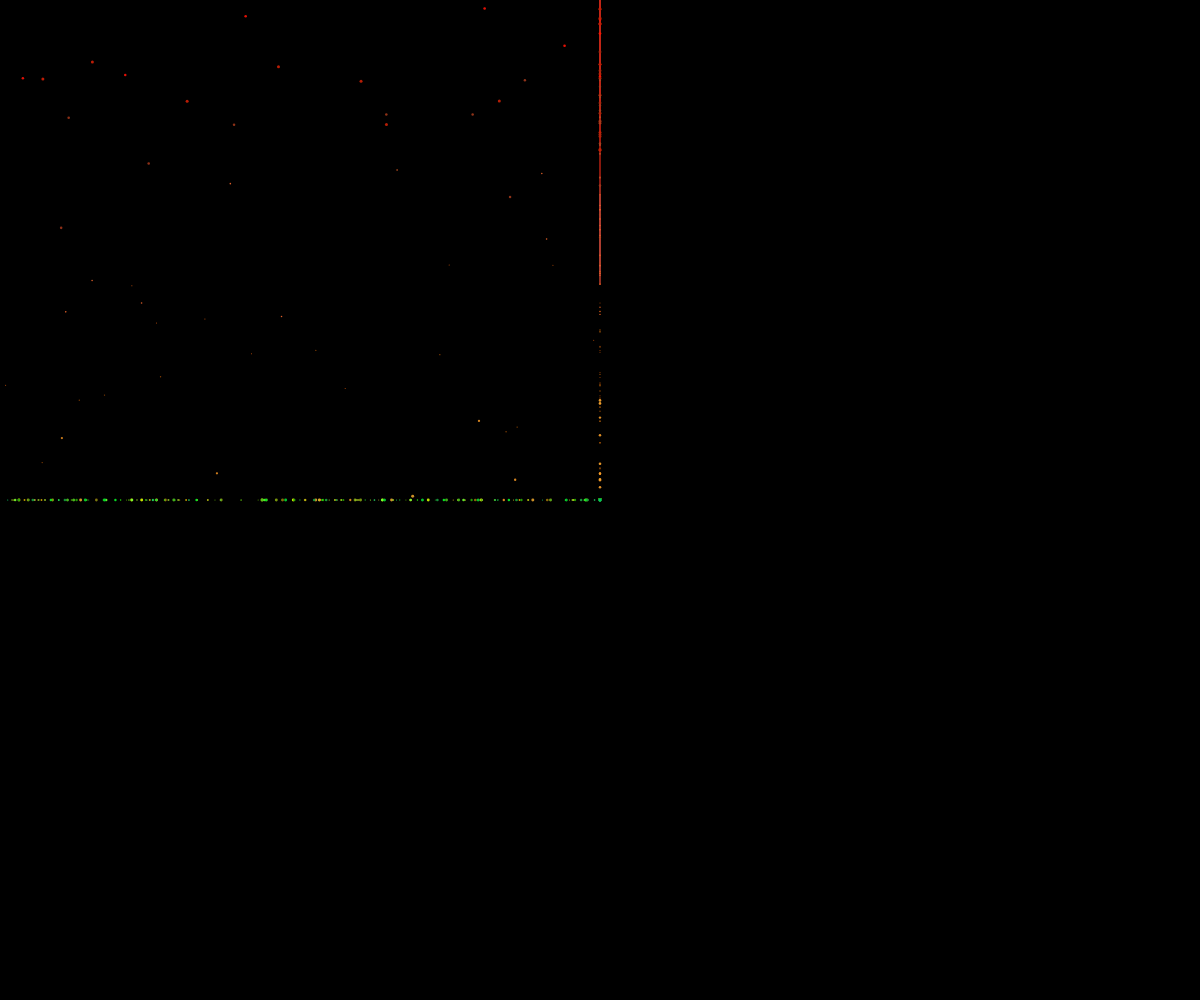
Frame 1 (no input)
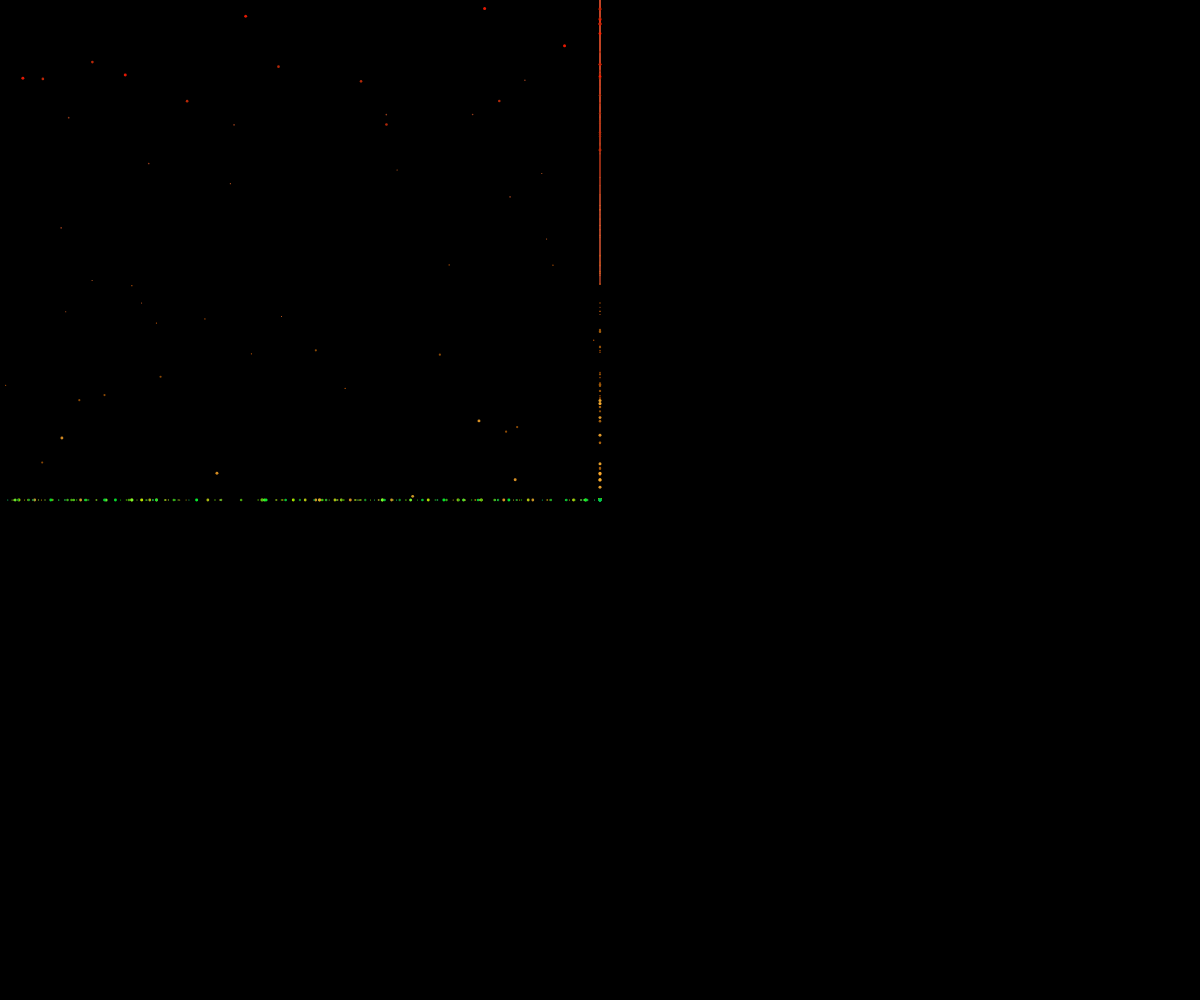
Frame 60 (no input)
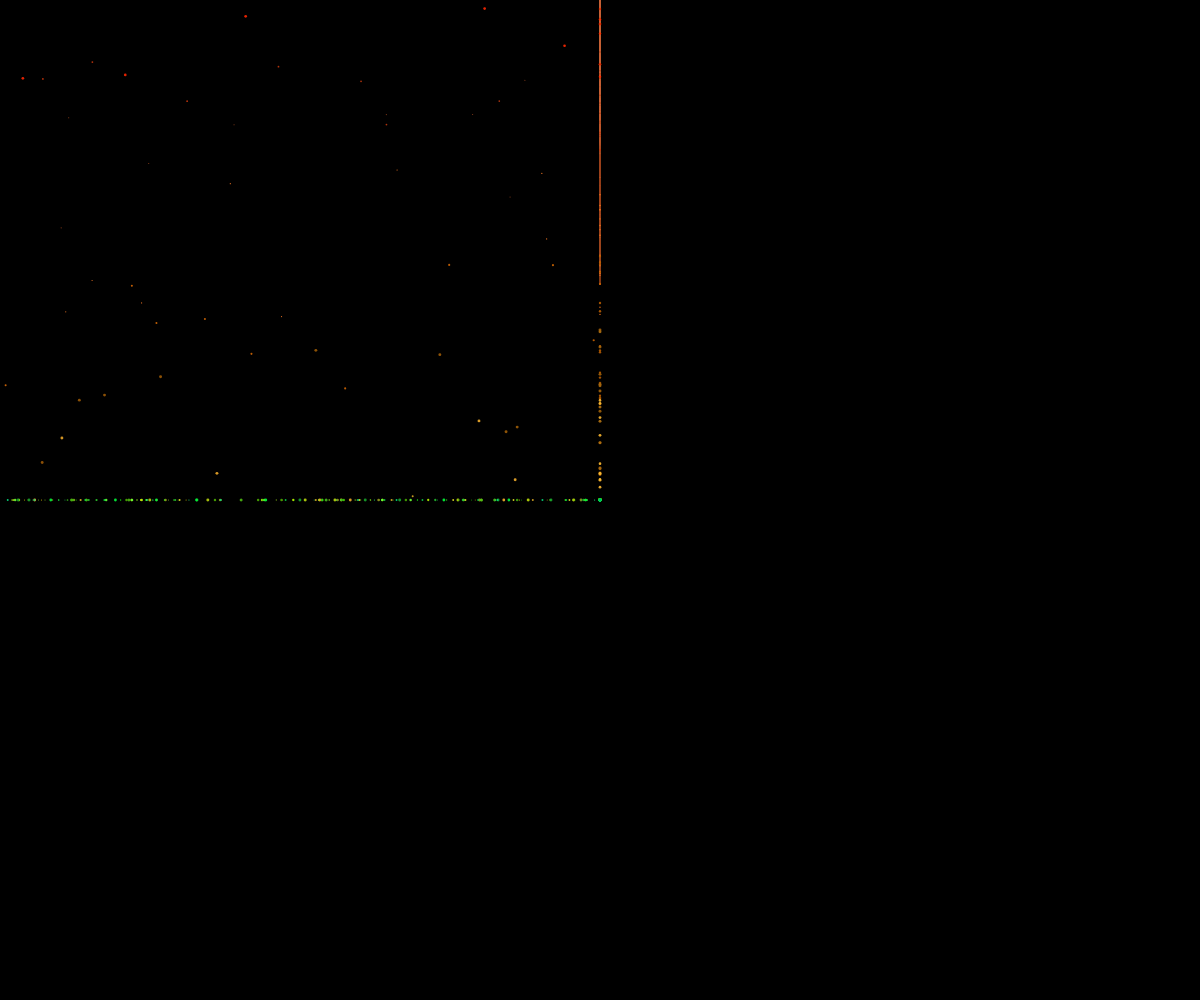
Frame 120 (the mouse pressed at the canvas centre since frame 60)

The p5.js sketch that drew these frames (run headless with seeded random() and noise() and a simulated clock; from frame 60 on, the mouse is pressed at the canvas centre):

// p5.js sketch
// ── sketch.js
let nodes = [];
let connections = [];
let time = 0;
let grid = [];

function setup() {
  createCanvas(windowWidth, windowHeight);
  colorMode(HSB, 360, 100, 100, 1);
  
  // Create a spatial grid for efficient neighbor lookups
  const gridSize = 50;
  const cellSize = 100;
  for (let i = 0; i < gridSize; i++) {
    grid[i] = [];
    for (let j = 0; j < gridSize; j++) {
      grid[i][j] = [];
    }
  }

  // Create nodes in a regular grid pattern
  const nodeCount = 1500;
  const spacing = 80;
  const halfWidth = width / 2;
  const halfHeight = height / 2;
  
  for (let i = 0; i < nodeCount; i++) {
    const x = random(-spacing, spacing) + (i % 50 - 25) * spacing;
    const y = random(-spacing, spacing) + floor(i / 50) * spacing;
    
    // Keep nodes within canvas bounds
    const boundedX = constrain(x, -halfWidth, halfWidth);
    const boundedY = constrain(y, -halfHeight, halfHeight);
    
    nodes.push({ x: boundedX, y: boundedY });
    
    // Add to spatial grid
    const gridX = floor((boundedX + halfWidth) / cellSize);
    const gridY = floor((boundedY + halfHeight) / cellSize);
    if (gridX >= 0 && gridX < gridSize && gridY >= 0 && gridY < gridSize) {
      grid[gridX][gridY].push(i);
    }
  }

  // Create horizontal and vertical connections only
  const maxConnections = 2000;
  let totalConnections = 0;

  for (let i = 0; i < nodes.length && totalConnections < maxConnections; i++) {
    const node = nodes[i];
    
    // Connect to nearby nodes in same row or column
    const gridX = floor((node.x + halfWidth) / cellSize);
    const gridY = floor((node.y + halfHeight) / cellSize);

    // Check neighboring cells for horizontal/vertical connections
    for (let dx = -2; dx <= 2 && totalConnections < maxConnections; dx++) {
      for (let dy = -2; dy <= 2 && totalConnections < maxConnections; dy++) {
        if (dx === 0 || dy === 0) { // Only horizontal or vertical
          const checkX = gridX + dx;
          const checkY = gridY + dy;

          if (checkX >= 0 && checkX < gridSize && checkY >= 0 && checkY < gridSize) {
            for (let j of grid[checkX][checkY]) {
              if (i >= j || totalConnections >= maxConnections) continue;
              
              const otherNode = nodes[j];
              // Only connect horizontally or vertically
              if (node.x === otherNode.x || node.y === otherNode.y) {
                connections.push({ a: i, b: j });
                totalConnections++;
              }
            }
          }
        }
      }
    }
  }
}

function draw() {
  background(0);
  time += 0.005;

  // Draw all connections at once
  strokeWeight(0.8);
  
  beginShape(LINES);
  for (let i = 0; i < connections.length; i++) {
    const c = connections[i];
    const a = nodes[c.a];
    const b = nodes[c.b];
    
    // Pulsing glow effect
    const pulse = sin(time * 2 + i * 0.01) * 0.3 + 0.7;
    
    // Color based on position and time
    const hue = (time * 20 + a.x * 0.01 + a.y * 0.01) % 360;
    const sat = 80 + sin(time + i * 0.02) * 20;
    const bright = 50 + sin(time * 0.5 + i * 0.03) * 30;
    
    stroke(hue, sat, bright, pulse * 0.6);
    
    vertex(a.x, a.y);
    vertex(b.x, b.y);
  }
  endShape();

  // Draw nodes with pulsing glow
  noStroke();
  for (let i = 0; i < nodes.length; i++) {
    const n = nodes[i];
    
    const pulse = sin(time * 3 + i * 0.02) * 0.5 + 0.5;
    const size = 1 + pulse * 2;
    
    const hue = (time * 10 + i * 0.1) % 360;
    const sat = 90 + sin(time * 0.7 + i * 0.03) * 10;
    const bright = 80 + sin(time * 0.3 + i * 0.04) * 20;
    
    fill(hue, sat, bright, 0.9);
    ellipse(n.x, n.y, size);
  }
}

function windowResized() {
  resizeCanvas(windowWidth, windowHeight);
}
